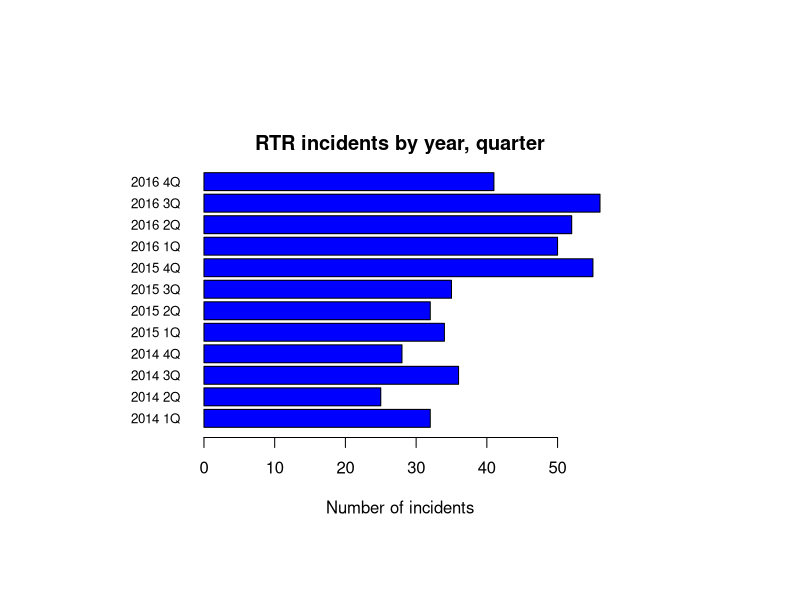
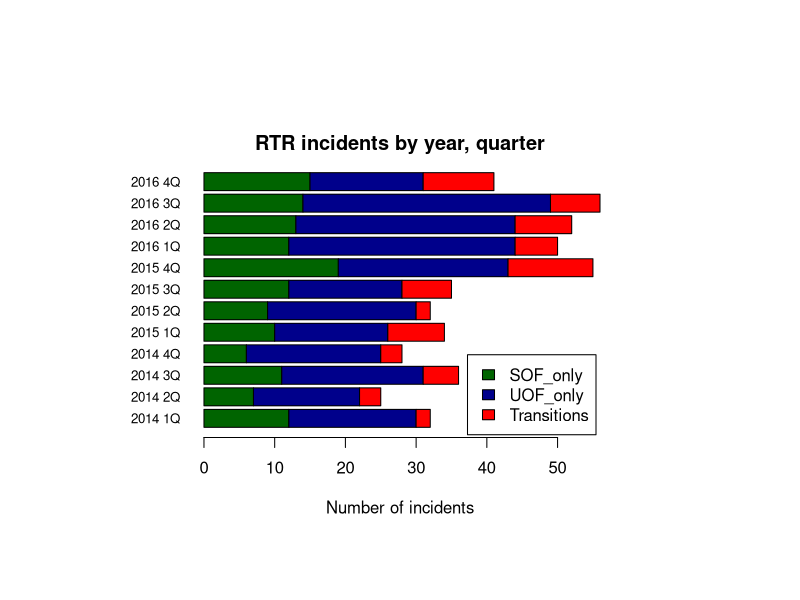
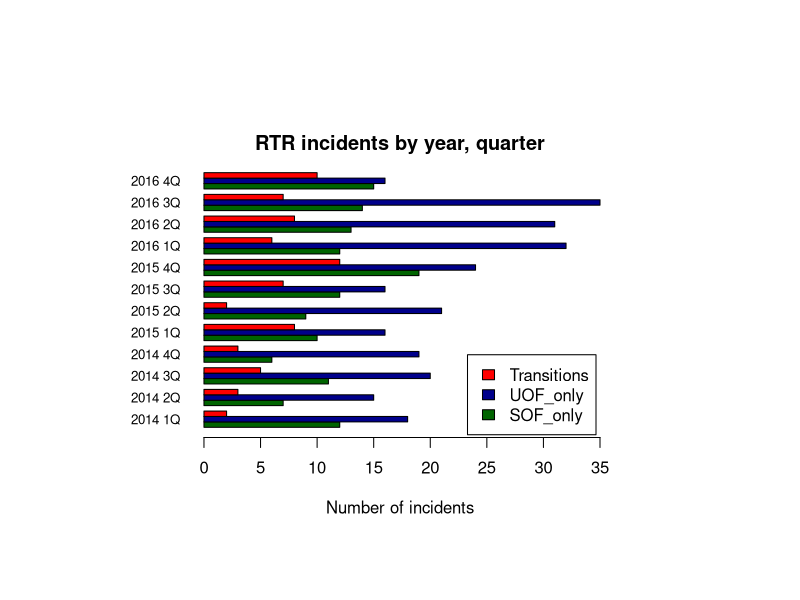

Write the R code that produced these figures, in order.
# Continuing to work with the RTR data
library(readr)
df <- read_csv("dfCrime.csv")

# notice we loaded in the version of the data with the years column
# Let's get the colummn names
names(df)

# Simple bar chart - note we made it horizontal.
# column charts are vertical, but also harder
# to make x labels work.

#--------
# let's take a look at some graphical paramenters (par)
?par
par(las=1) # make label text always horizontal. 
# Set the margins to adjust for the labels
# margin goes bottom, left, top, right
par(mar=c(5,5,2,2)) # mar is in lines, mai in inches
par(pin=c(4,2.75)) # size of plot in inches
# all of the above applies to all the plots we're doing

#-----------

# for cex, 1 = 100%
# first a simple bar chart for all RTR incidents
barplot(df$Total_RTR_incidents, horiz=TRUE, 
        names.arg = df$Year_Quarter, cex.names=0.8,
        main="RTR incidents by year, quarter",
        xlab = "Number of incidents",
        col="blue")
# -----------

# Next, let's try a stacked bar plot
# stacked charts take multiple values and
# stack the bars on top of each other.
# so what we're doing is taking total RTR incidents
# from above and showing the portion of the total
# by SOF, UOF and transitions


# But first we have to work the data a little
# We have to put the three sets into a matrix.
# BUT - and this is where it's tricky, 
# we're going to make each column equal to a quarter
# and the rows equal to the three sets
# To do that, we'll load the data into a matrix
# and then transpose it

# Load the data into the matrix
counts2 <- matrix(c(df$SOF_only,df$UOF_only,df$Total_transitions),ncol=3)
# name the columns
colnames(counts2)=c("SOF_only","UOF_only","Transitions")
# name the rows by the year/quarter
rownames(counts2)=df$Year_Quarter
counts2

# now, let's transpose it using "t"
counts <- t(counts2)
counts


# Now let's do the barplot, adding a legend to the bottom
# Try it with counts and counts2 to see what happenss

barplot(counts, horiz=TRUE, cex.names=0.8,
        main="RTR incidents by year, quarter",
        xlab = "Number of incidents",
        col=c("darkgreen","darkblue","red"),
        legend = rownames(counts),
        args.legend = list(x ='bottomright', inset=0.01)
)
        
# Finally, adding "beside" changes a stacked chart
# into a grouped chart, with the bars next to each other
barplot(counts, horiz=TRUE, cex.names=0.8,
        beside=TRUE,
        main="RTR incidents by year, quarter",
        xlab = "Number of incidents",
        col=c("darkgreen","darkblue","red"),
        legend = rownames(counts),
        args.legend = list(x ='bottomright', inset=0.01)
)

# which is better - stacked or grouped? 
# depends on your data and what you want to show
# but now it's easy to try them both
#---------

# one last thought - these charts are basically publication 
# ready. Online and in print. And they're done with three
# or four lines of code. 
# As we move forward and start working with ggplot2
# they'll be even better.